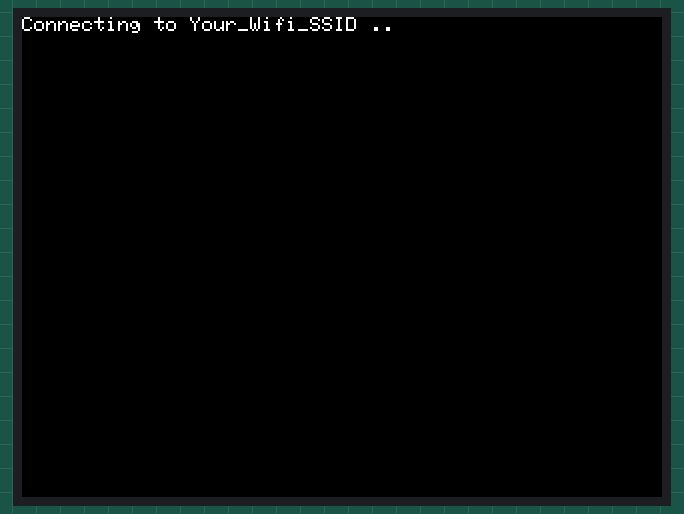
Simulated run of this sketch. Board: ESP32. On the bench: 320×240 colour display. WiFi joins after 1.5 s; servers stay silent unless stated; the local clock reads 2024-03-15 10:24:30 at power-on unless the sketch sets it; what the sketch prints to the serial monitor is not drawn.

Above: at 1.2 s.
At 1.8 s:
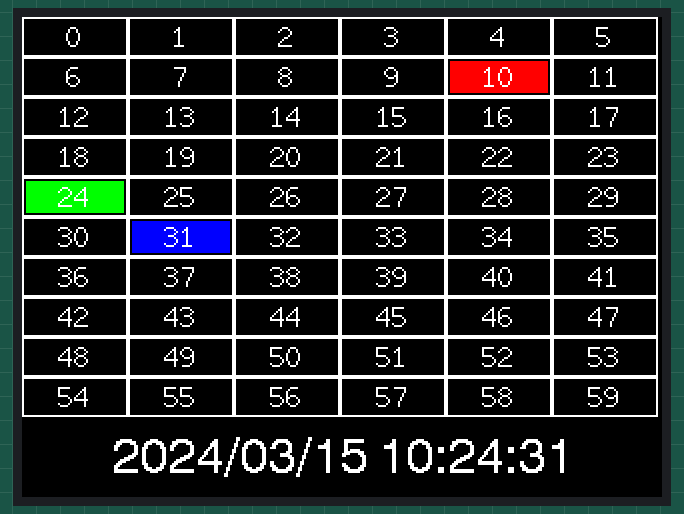
At 10.9 s:
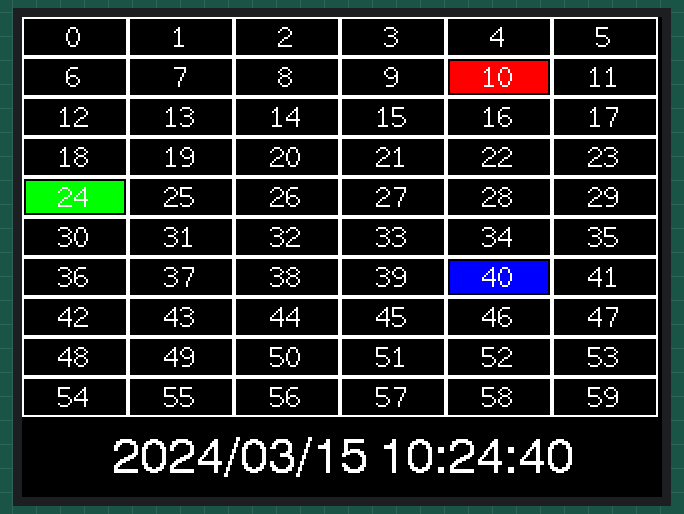
At 19.9 s:
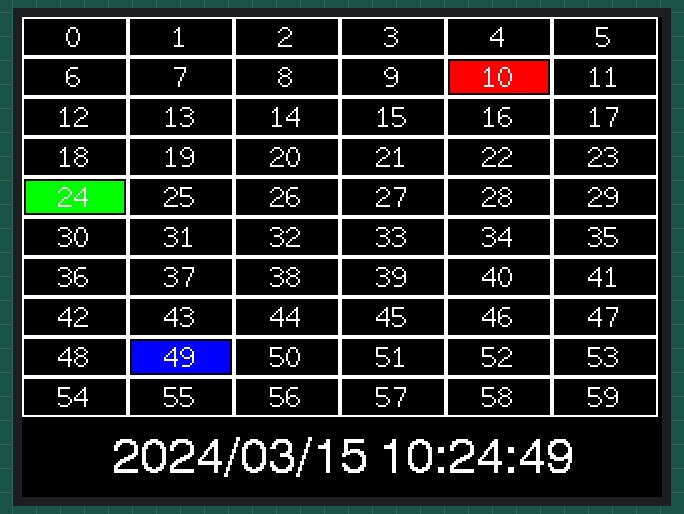
At 28.9 s:
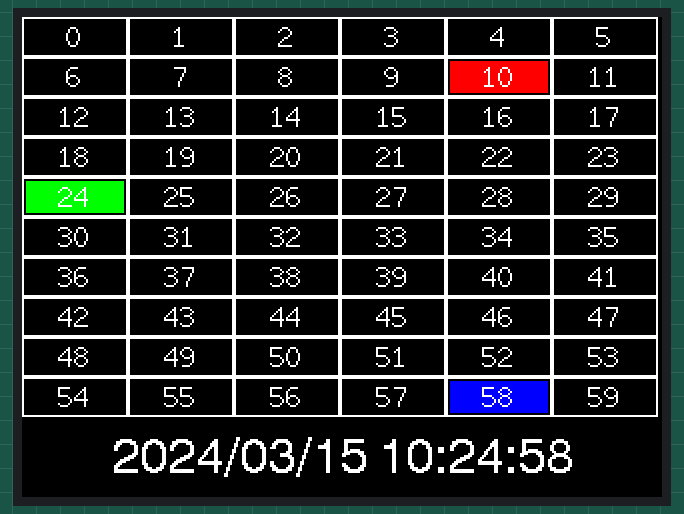
At 38.9 s:
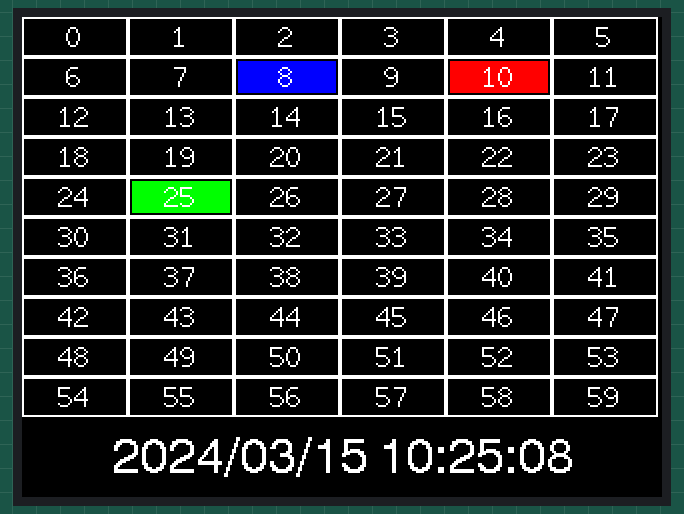

Measured:
- what the display in image 0 shows lasts 0.6 s, from 1.2 s to 1.8 s
- what the display in image 1 shows lasts 1.0 s, from 1.8 s to 2.8 s

The sketch:

clock_grid_1.ino
```cpp
/* clock_grid_1
   by Shinjia + Assistant
   - v1.5  2024/09/17
*/

#include <WiFi.h>
#include "time.h"
#include <ESP32Time.h>
#include "SPI.h"
#include "TFT_eSPI.h"

/****** WiFi AP ******/
#define WLAN_SSID    "Your_Wifi_SSID"
#define WLAN_PASS    "Your_Wifi_Password"

/***** Timer control (delay) *****/
int timer_delay_clock = 1000;  // 每秒更新時間
int timer_delay_NTP   = 60 * 60 * 1000;  // 每小時更新 NTP

unsigned long timer_next_clock = 0;
unsigned long timer_next_NTP = 0;

// RTC
ESP32Time rtc;

// NTP
const char* ntpServer = "pool.ntp.org";
const long  gmtOffset_sec = 8 * 3600;   // 台北時區
const int   daylightOffset_sec = 0; // 夏令時偏移

boolean is_get_NTP = false;

// TFT
TFT_eSPI tft = TFT_eSPI();

// 時鐘公用變數
int hh = 0, mm = 0, ss = 0;  // 時分秒
int prev_hh = -1, prev_mm = -1, prev_ss = -1; // 上一次的時分秒

// 定義格子大小和位置
int gridCols = 6;
int gridRows = 10;
int gridWidth = 320;
int gridHeight = 200;
int cellWidth = gridWidth / gridCols;    // 320 / 6 = 約53
int cellHeight = gridHeight / gridRows;  // 200 / 10 = 20

void draw_clock() {
  // 取得當前時間
  struct tm timeinfo = rtc.getTimeStruct();
  hh = timeinfo.tm_hour;
  mm = timeinfo.tm_min;
  ss = timeinfo.tm_sec;

  // 更新時、分、秒塊
  for (int i = 0; i < 60; i++) {
    // 需要更新的條件
    bool updateCell = false;

    // 判斷是否需要清除上一個狀態
    if (i == prev_hh || i == prev_mm || i == prev_ss) {
      updateCell = true;
    }
    // 判斷是否需要繪製新的狀態
    if (i == hh || i == mm || i == ss) {
      updateCell = true;
    }

    if (updateCell) {
      // 計算格子位置
      int col = i % gridCols;
      int row = i / gridCols;
      int x = col * cellWidth;
      int y = row * cellHeight;

      // 重新繪製格子背景，填充為黑色
      tft.fillRect(x + 1, y + 1, cellWidth - 2, cellHeight - 2, TFT_BLACK);

      // 繪製彩色填充，略小於格子尺寸，避免覆蓋格線
      int offset = 2; // 內縮2像素
      uint16_t fillColor = TFT_BLACK;

      // 確定該格子應該填充的顏色
      bool isHH = (i == hh);
      bool isMM = (i == mm);
      bool isSS = (i == ss);

      if (isHH && isMM && isSS) {
        fillColor = TFT_WHITE; // 紅+綠+藍=白
      } else if (isHH && isMM) {
        fillColor = TFT_YELLOW; // 紅+綠=黃
      } else if (isHH && isSS) {
        fillColor = TFT_MAGENTA; // 紅+藍=洋紅
      } else if (isMM && isSS) {
        fillColor = TFT_CYAN; // 綠+藍=青
      } else if (isHH) {
        fillColor = TFT_RED;
      } else if (isMM) {
        fillColor = TFT_GREEN;
      } else if (isSS) {
        fillColor = TFT_BLUE;
      }

      if (fillColor != TFT_BLACK) {
        tft.fillRect(x + offset, y + offset, cellWidth - 2 * offset, cellHeight - 2 * offset, fillColor);
      }

      // 繪製數字，背景顏色與填充顏色一致
      tft.setTextColor(TFT_WHITE, fillColor);
      tft.setTextDatum(MC_DATUM);
      tft.setTextFont(2);
      tft.drawString(String(i), x + cellWidth / 2, y + cellHeight / 2);
    }
  }

  // 更新前一次的時間記錄
  prev_hh = hh;
  prev_mm = mm;
  prev_ss = ss;

  // 更新時間顯示
  tft.setTextDatum(BC_DATUM);
  tft.setTextColor(TFT_WHITE, TFT_BLACK);
  tft.setTextFont(4);
  tft.fillRect(0, tft.height() - 30, tft.width(), 30, TFT_BLACK); // 清除舊的時間顯示
  tft.drawString(rtc.getTime("%Y/%m/%d %H:%M:%S"), tft.width() / 2, tft.height() - 5);
}

void get_NTP_update_RTC() {
  configTime(gmtOffset_sec, daylightOffset_sec, ntpServer);

  struct tm timeinfo;
  if (getLocalTime(&timeinfo)) {
    rtc.setTimeStruct(timeinfo);
  }
  is_get_NTP = true;
}

void wifi_connect_tft() {
  Serial.printf("Connecting to %s ", WLAN_SSID);
  tft.printf("Connecting to %s ", WLAN_SSID);

  WiFi.begin(WLAN_SSID, WLAN_PASS);
  while (WiFi.status() != WL_CONNECTED) {
    delay(500);
    Serial.print(".");
    tft.print(".");
  }
  Serial.println(" CONNECTED");
  tft.println(" CONNECTED");
}

void setup() {
  Serial.begin(115200);

  // TFT
  tft.begin();
  tft.setRotation(3);  // 根據需要調整旋轉方向

  // 連接 WiFi
  wifi_connect_tft();

  // 從 NTP 獲取時間
  get_NTP_update_RTC();

  // 清除畫面
  tft.fillScreen(TFT_BLACK);

  // 初始化格子，繪製格線
  for (int i = 0; i < 60; i++) {
    int col = i % gridCols;
    int row = i / gridCols;

    int x = col * cellWidth;
    int y = row * cellHeight;

    // 繪製格線
    tft.drawRect(x, y, cellWidth, cellHeight, TFT_WHITE);
  }

  // 在繪製格線之後，顯示所有的數字
  for (int i = 0; i < 60; i++) {
    int col = i % gridCols;
    int row = i / gridCols;

    int x = col * cellWidth;
    int y = row * cellHeight;

    // 繪製數字
    tft.setTextColor(TFT_WHITE, TFT_BLACK);
    tft.setTextDatum(MC_DATUM);
    tft.setTextFont(2);
    tft.drawString(String(i), x + cellWidth / 2, y + cellHeight / 2);
  }
}

void loop() {
  // 若尚未取得網路時間
  if (!is_get_NTP) {
    get_NTP_update_RTC();
  }

  // 間隔一段時間要求重新取得網路時間 NTP
  if (millis() > timer_next_NTP) {
    timer_next_NTP = millis() + timer_delay_NTP;
    is_get_NTP = false;
  }

  // 間隔一段時間顯示時間 hh,mm,ss
  if (millis() > timer_next_clock) {
    timer_next_clock = millis() + timer_delay_clock;
    draw_clock();
  }

  // Do something
}
```
